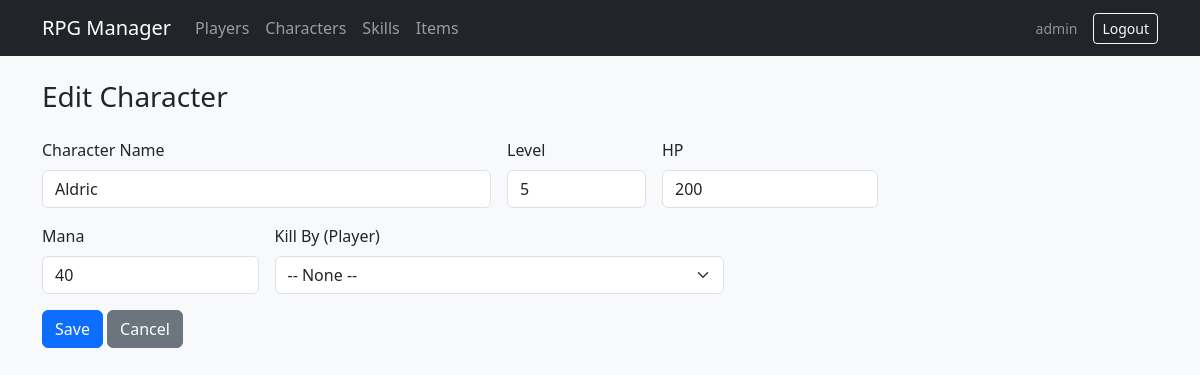
Screenshot of /public/index.php?controller=character&action=edit&id=1 (signed in) with the database file from the repository.
### tables this page shows
CREATE TABLE IF NOT EXISTS characters (
  id INT UNSIGNED AUTO_INCREMENT PRIMARY KEY,
  name VARCHAR(120) NOT NULL,
  level INT UNSIGNED NOT NULL DEFAULT 1,
  hp INT UNSIGNED NOT NULL DEFAULT 100,
  mana INT UNSIGNED NOT NULL DEFAULT 50,
  kill_by_player_id INT UNSIGNED NULL
);

### app/core/Controller.php (called while the page is built, shortened)
<?php
class Controller
{
    protected function render(string $viewFile, array $data = []): void
    {
        extract($data, EXTR_SKIP);
        $viewPath = ROOT_PATH . '/frontend/' . $viewFile;
        require $viewPath;
    }
    protected function get(string $key, $default = null)
    {
        return $_GET[$key] ?? $default;
    }
}

### app/controllers/CharacterController.php (called while the page is built, shortened)
<?php
class CharacterController extends Controller
{
    private Character $charModel;
    private Player $playerModel;
    public function __construct()
    {
        $this->charModel = new Character();
        $this->playerModel = new Player();
    }
    public function edit(): void
    {
        $id = (int) $this->get('id', 0);
        $character = $this->charModel->findById($id);
        $this->render('characters/form.php', [
            'character' => $character,
            'players' => $this->playerModel->all(),
            'pageTitle' => 'Edit Character',
        ]);
    }
}

### public/index.php (called while the page is built, shortened)
<?php
require_once ROOT_PATH . '/app/core/bootstrap.php';
$rawAction = strtolower((string) ($_GET['action'] ?? 'index'));
$actionName = preg_replace('/[^a-z]/', '', $rawAction);
$controller = new $className();
$controller->$actionName();

### app/config/helpers.php (called while the page is built)
<?php
function base_url(): string
{
    $b = rtrim((string) BASE_URL, '/');
    return $b === '' ? '' : $b . '/';
}
function e(?string $s): string
{
    return htmlspecialchars((string) $s, ENT_QUOTES, 'UTF-8');
}

### app/core/bootstrap.php (called while the page is built, shortened)
<?php
require_once ROOT_PATH . '/app/config/helpers.php';
spl_autoload_register(function ($className) {
    $paths = [
        ROOT_PATH . '/app/controllers/' . $className . '.php',
        ROOT_PATH . '/app/models/' . $className . '.php',
        ROOT_PATH . '/app/core/' . $className . '.php',
    ];
    foreach ($paths as $path) {
        if (is_file($path)) {
            return;
        }
    }
});
require_once ROOT_PATH . '/app/config/database.php';

### app/config/database.php (called while the page is built, shortened)
<?php
class Database
{
    private static ?PDO $instance = null;
    public static function getConnection(): PDO
    {
        if (self::$instance === null) {
            $dsn = 'mysql:host=' . self::HOST . ';dbname=' . self::DB_NAME . ';charset=' . self::CHARSET;
            $options = [
                PDO::ATTR_ERRMODE            => PDO::ERRMODE_EXCEPTION,
                PDO::ATTR_DEFAULT_FETCH_MODE => PDO::FETCH_ASSOC,
                PDO::ATTR_EMULATE_PREPARES   => false,
            ];
            self::$instance = new PDO($dsn, self::USER, self::PASS, $options);
        }
        return self::$instance;
    }
}

### app/models/Character.php (called while the page is built, shortened)
<?php
class Character
{
    private PDO $db;
    public function __construct()
    {
        $this->db = Database::getConnection();
    }
    public function findById(int $id): ?array
    {
        $sql = 'SELECT c.*, p.name AS kill_by_player_name
                FROM characters c
                LEFT JOIN players p ON p.id = c.kill_by_player_id
                WHERE c.id = :id LIMIT 1';
        $st = $this->db->prepare($sql);
        $st->execute(['id' => $id]);
        $row = $st->fetch();
        return $row ?: null;
    }
}

### frontend/characters/form.php (the view, shortened to what this page needs)
<?php
require ROOT_PATH . '/frontend/views/layout/header.php';
$character = (isset($character) && is_array($character)) ? $character : null;
$isEdit = !empty($character);
$action = $isEdit ? 'update' : 'store';
?>
<h1 class="h3 mb-4"><?php echo $isEdit ? 'Edit Character' : 'Add Character'; ?></h1>
<form method="post" action="<?php echo e(base_url()); ?>index.php?controller=character&action=<?php echo e($action); ?>" class="row g-3 col-lg-10">
    <div class="col-md-6">
        <label class="form-label" for="name">Character Name</label>
        <input type="text" class="form-control" id="name" name="name" required
               value="<?php echo $isEdit ? e($character['name']) : ''; ?>">
    </div>
    <div class="col-md-2">
        <label class="form-label" for="level">Level</label>
        <input type="number" min="1" class="form-control" id="level" name="level" required
               value="<?php echo $isEdit ? e((string) $character['level']) : '1'; ?>">
    </div>
    <div class="col-md-3">
        <label class="form-label" for="hp">HP</label>
        <input type="number" min="0" class="form-control" id="hp" name="hp" required
               value="<?php echo $isEdit ? e((string) $character['hp']) : '100'; ?>">
    </div>
    <div class="col-md-3">
        <label class="form-label" for="mana">Mana</label>
        <input type="number" min="0" class="form-control" id="mana" name="mana" required
               value="<?php echo $isEdit ? e((string) $character['mana']) : '50'; ?>">
    </div>
    <div class="col-md-6">
        <label class="form-label" for="kill_by_player_id">Kill By (Player)</label>
        <select class="form-select" id="kill_by_player_id" name="kill_by_player_id">
            <option value="">-- None --</option>
        </select>
    </div>
    <div class="col-12">
    <button type="submit" class="btn btn-primary">Save</button>
    <a class="btn btn-secondary" href="<?php echo e(base_url()); ?>index.php?controller=character&action=index">Cancel</a>
    </div>
</form>
<?php require ROOT_PATH . '/frontend/views/layout/footer.php'; ?>

### rows the page displays
characters: name "Aldric", level "5", hp "200", mana "40"

### other values shown
$u['username'] "admin"
